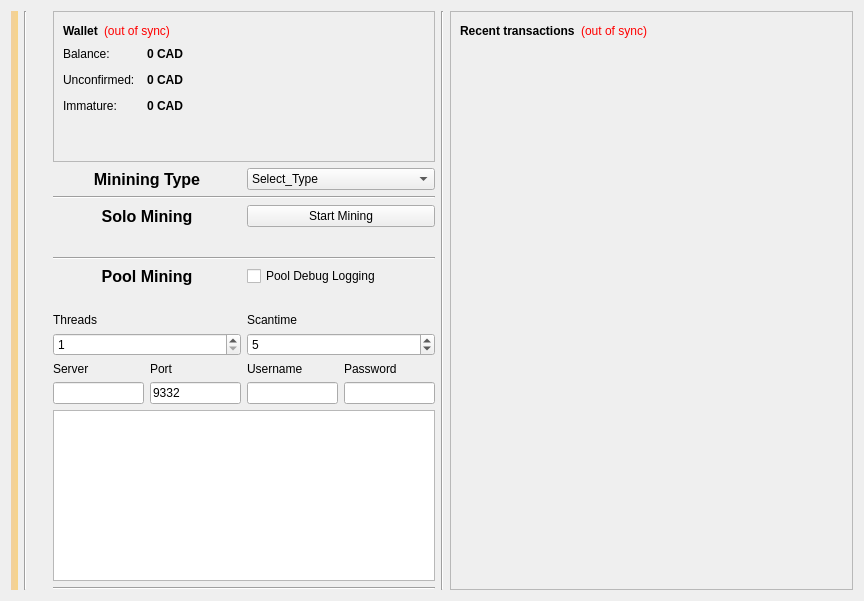
<?xml version="1.0" encoding="UTF-8"?>
<ui version="4.0">
 <class>OverviewPage</class>
 <widget class="QWidget" name="OverviewPage">
  <property name="geometry">
   <rect>
    <x>0</x>
    <y>0</y>
    <width>864</width>
    <height>601</height>
   </rect>
  </property>
  <property name="windowTitle">
   <string>Form</string>
  </property>
  <layout class="QGridLayout" name="gridLayout_3">
   <item row="0" column="3">
    <layout class="QGridLayout" name="gridLayout_2">
     <item row="11" column="1">
      <layout class="QHBoxLayout" name="horizontalLayout_11">
       <item>
        <widget class="QLabel" name="label_6">
         <property name="font">
          <font>
           <pointsize>12</pointsize>
           <weight>75</weight>
           <bold>true</bold>
          </font>
         </property>
         <property name="text">
          <string>Pool Mining</string>
         </property>
         <property name="alignment">
          <set>Qt::AlignCenter</set>
         </property>
        </widget>
       </item>
       <item>
        <widget class="QCheckBox" name="debugCheckBox">
         <property name="text">
          <string>Pool Debug Logging</string>
         </property>
        </widget>
       </item>
      </layout>
     </item>
     <item row="8" column="1">
      <layout class="QHBoxLayout" name="horizontalLayout_7">
       <item>
        <widget class="QLabel" name="miningspeed">
         <property name="font">
          <font>
           <pointsize>12</pointsize>
          </font>
         </property>
         <property name="text">
          <string/>
         </property>
        </widget>
       </item>
       <item>
        <widget class="QLabel" name="Dificulty">
         <property name="font">
          <font>
           <pointsize>10</pointsize>
          </font>
         </property>
         <property name="text">
          <string/>
         </property>
        </widget>
       </item>
      </layout>
     </item>
     <item row="7" column="1">
      <layout class="QHBoxLayout" name="horizontalLayout_10">
       <item>
        <widget class="QLabel" name="label_2">
         <property name="sizePolicy">
          <sizepolicy hsizetype="Preferred" vsizetype="Preferred">
           <horstretch>0</horstretch>
           <verstretch>0</verstretch>
          </sizepolicy>
         </property>
         <property name="font">
          <font>
           <pointsize>12</pointsize>
           <weight>75</weight>
           <italic>false</italic>
           <bold>true</bold>
          </font>
         </property>
         <property name="mouseTracking">
          <bool>false</bool>
         </property>
         <property name="text">
          <string>Solo Mining</string>
         </property>
         <property name="alignment">
          <set>Qt::AlignCenter</set>
         </property>
        </widget>
       </item>
       <item>
        <widget class="QPushButton" name="startButton">
         <property name="sizePolicy">
          <sizepolicy hsizetype="Preferred" vsizetype="Preferred">
           <horstretch>0</horstretch>
           <verstretch>0</verstretch>
          </sizepolicy>
         </property>
         <property name="text">
          <string>Start Mining</string>
         </property>
        </widget>
       </item>
      </layout>
     </item>
     <item row="12" column="1">
      <layout class="QVBoxLayout" name="verticalLayout_5">
       <item>
        <layout class="QHBoxLayout" name="horizontalLayout">
         <item>
          <widget class="QLabel" name="mineSpeedLabel">
           <property name="font">
            <font>
             <pointsize>10</pointsize>
             <weight>50</weight>
             <bold>false</bold>
            </font>
           </property>
           <property name="text">
            <string/>
           </property>
          </widget>
         </item>
         <item>
          <widget class="QLabel" name="shareCount">
           <property name="sizePolicy">
            <sizepolicy hsizetype="Preferred" vsizetype="Preferred">
             <horstretch>0</horstretch>
             <verstretch>0</verstretch>
            </sizepolicy>
           </property>
           <property name="font">
            <font>
             <pointsize>10</pointsize>
             <weight>50</weight>
             <bold>false</bold>
            </font>
           </property>
           <property name="text">
            <string/>
           </property>
           <property name="textFormat">
            <enum>Qt::RichText</enum>
           </property>
           <property name="scaledContents">
            <bool>false</bool>
           </property>
          </widget>
         </item>
        </layout>
       </item>
      </layout>
     </item>
     <item row="20" column="1">
      <widget class="Line" name="line_5">
       <property name="orientation">
        <enum>Qt::Horizontal</enum>
       </property>
      </widget>
     </item>
     <item row="6" column="1">
      <widget class="Line" name="line">
       <property name="orientation">
        <enum>Qt::Horizontal</enum>
       </property>
      </widget>
     </item>
     <item row="18" column="1">
      <widget class="QListWidget" name="list">
       <property name="autoScrollMargin">
        <number>100000</number>
       </property>
       <property name="dragDropMode">
        <enum>QAbstractItemView::DragOnly</enum>
       </property>
       <property name="selectionMode">
        <enum>QAbstractItemView::NoSelection</enum>
       </property>
       <property name="movement">
        <enum>QListView::Snap</enum>
       </property>
       <property name="batchSize">
        <number>10</number>
       </property>
      </widget>
     </item>
     <item row="0" column="1">
      <spacer name="verticalSpacer_3">
       <property name="orientation">
        <enum>Qt::Vertical</enum>
       </property>
       <property name="sizeHint" stdset="0">
        <size>
         <width>2</width>
         <height>3</height>
        </size>
       </property>
      </spacer>
     </item>
     <item row="16" column="1">
      <layout class="QHBoxLayout" name="horizontalLayout_9">
       <item>
        <widget class="QLineEdit" name="serverLine">
         <property name="enabled">
          <bool>true</bool>
         </property>
        </widget>
       </item>
       <item>
        <widget class="QLineEdit" name="portLine">
         <property name="enabled">
          <bool>true</bool>
         </property>
         <property name="text">
          <string>9332</string>
         </property>
         <property name="value" stdset="0">
          <number>9332</number>
         </property>
        </widget>
       </item>
       <item>
        <widget class="QLineEdit" name="usernameLine">
         <property name="enabled">
          <bool>true</bool>
         </property>
         <property name="text">
          <string/>
         </property>
        </widget>
       </item>
       <item>
        <widget class="QLineEdit" name="passwordLine">
         <property name="enabled">
          <bool>true</bool>
         </property>
        </widget>
       </item>
      </layout>
     </item>
     <item row="15" column="1">
      <layout class="QHBoxLayout" name="horizontalLayout_8">
       <item>
        <widget class="QLabel" name="serverLabel">
         <property name="enabled">
          <bool>true</bool>
         </property>
         <property name="text">
          <string>Server</string>
         </property>
        </widget>
       </item>
       <item>
        <widget class="QLabel" name="portLabel">
         <property name="enabled">
          <bool>true</bool>
         </property>
         <property name="text">
          <string>Port</string>
         </property>
        </widget>
       </item>
       <item>
        <widget class="QLabel" name="usernameLabel">
         <property name="enabled">
          <bool>true</bool>
         </property>
         <property name="text">
          <string>Username</string>
         </property>
        </widget>
       </item>
       <item>
        <widget class="QLabel" name="passwordLabel">
         <property name="enabled">
          <bool>true</bool>
         </property>
         <property name="text">
          <string>Password</string>
         </property>
        </widget>
       </item>
      </layout>
     </item>
     <item row="13" column="1">
      <layout class="QHBoxLayout" name="horizontalLayout_5">
       <item>
        <widget class="QLabel" name="threadsLabel">
         <property name="enabled">
          <bool>true</bool>
         </property>
         <property name="text">
          <string>Threads</string>
         </property>
        </widget>
       </item>
       <item>
        <widget class="QLabel" name="scantimeLabel">
         <property name="enabled">
          <bool>true</bool>
         </property>
         <property name="layoutDirection">
          <enum>Qt::LeftToRight</enum>
         </property>
         <property name="text">
          <string>Scantime</string>
         </property>
        </widget>
       </item>
      </layout>
     </item>
     <item row="14" column="1">
      <layout class="QHBoxLayout" name="horizontalLayout_6">
       <item>
        <widget class="QSpinBox" name="threadsBox">
         <property name="enabled">
          <bool>true</bool>
         </property>
         <property name="minimum">
          <number>1</number>
         </property>
         <property name="maximum">
          <number>99</number>
         </property>
         <property name="singleStep">
          <number>1</number>
         </property>
        </widget>
       </item>
       <item>
        <widget class="QSpinBox" name="scantimeBox">
         <property name="enabled">
          <bool>true</bool>
         </property>
         <property name="minimum">
          <number>1</number>
         </property>
         <property name="value">
          <number>5</number>
         </property>
        </widget>
       </item>
      </layout>
     </item>
     <item row="10" column="1">
      <widget class="Line" name="line_4">
       <property name="orientation">
        <enum>Qt::Horizontal</enum>
       </property>
      </widget>
     </item>
     <item row="1" column="0">
      <spacer name="verticalSpacer_4">
       <property name="orientation">
        <enum>Qt::Vertical</enum>
       </property>
       <property name="sizeHint" stdset="0">
        <size>
         <width>20</width>
         <height>40</height>
        </size>
       </property>
      </spacer>
     </item>
     <item row="5" column="1">
      <layout class="QHBoxLayout" name="horizontalLayout_12">
       <item>
        <widget class="QLabel" name="label_7">
         <property name="font">
          <font>
           <pointsize>12</pointsize>
           <weight>75</weight>
           <bold>true</bold>
          </font>
         </property>
         <property name="frameShape">
          <enum>QFrame::NoFrame</enum>
         </property>
         <property name="text">
          <string>Minining Type</string>
         </property>
         <property name="alignment">
          <set>Qt::AlignCenter</set>
         </property>
        </widget>
       </item>
       <item>
        <widget class="QComboBox" name="typeBox">
         <property name="editable">
          <bool>false</bool>
         </property>
         <property name="currentIndex">
          <number>0</number>
         </property>
         <property name="sizeAdjustPolicy">
          <enum>QComboBox::AdjustToContentsOnFirstShow</enum>
         </property>
         <property name="frame">
          <bool>true</bool>
         </property>
         <item>
          <property name="text">
           <string>Select_Type</string>
          </property>
         </item>
         <item>
          <property name="text">
           <string>Solo Mining</string>
          </property>
         </item>
         <item>
          <property name="text">
           <string>Pool Mining</string>
          </property>
         </item>
        </widget>
       </item>
      </layout>
     </item>
     <item row="1" column="1">
      <widget class="QFrame" name="frame">
       <property name="frameShape">
        <enum>QFrame::StyledPanel</enum>
       </property>
       <property name="frameShadow">
        <enum>QFrame::Raised</enum>
       </property>
       <layout class="QVBoxLayout" name="verticalLayout_4">
        <item>
         <layout class="QHBoxLayout" name="horizontalLayout_4">
          <item>
           <widget class="QLabel" name="label_5">
            <property name="font">
             <font>
              <weight>75</weight>
              <bold>true</bold>
             </font>
            </property>
            <property name="text">
             <string>Wallet</string>
            </property>
           </widget>
          </item>
          <item>
           <widget class="QLabel" name="labelWalletStatus">
            <property name="toolTip">
             <string>The displayed information may be out of date. Your wallet automatically synchronizes with the Cadcoin network after a connection is established, but this process has not completed yet.</string>
            </property>
            <property name="styleSheet">
             <string notr="true">QLabel { color: red; }</string>
            </property>
            <property name="text">
             <string notr="true">(out of sync)</string>
            </property>
            <property name="alignment">
             <set>Qt::AlignLeading|Qt::AlignLeft|Qt::AlignVCenter</set>
            </property>
           </widget>
          </item>
          <item>
           <spacer name="horizontalSpacer_2">
            <property name="orientation">
             <enum>Qt::Horizontal</enum>
            </property>
            <property name="sizeHint" stdset="0">
             <size>
              <width>40</width>
              <height>20</height>
             </size>
            </property>
           </spacer>
          </item>
         </layout>
        </item>
        <item>
         <layout class="QFormLayout" name="formLayout_2">
          <property name="fieldGrowthPolicy">
           <enum>QFormLayout::AllNonFixedFieldsGrow</enum>
          </property>
          <property name="horizontalSpacing">
           <number>12</number>
          </property>
          <property name="verticalSpacing">
           <number>12</number>
          </property>
          <item row="0" column="0">
           <widget class="QLabel" name="label">
            <property name="text">
             <string>Balance:</string>
            </property>
           </widget>
          </item>
          <item row="0" column="1">
           <widget class="QLabel" name="labelBalance">
            <property name="font">
             <font>
              <weight>75</weight>
              <bold>true</bold>
             </font>
            </property>
            <property name="cursor">
             <cursorShape>IBeamCursor</cursorShape>
            </property>
            <property name="toolTip">
             <string>Your current balance</string>
            </property>
            <property name="text">
             <string notr="true">0 CAD</string>
            </property>
            <property name="textInteractionFlags">
             <set>Qt::LinksAccessibleByMouse|Qt::TextSelectableByKeyboard|Qt::TextSelectableByMouse</set>
            </property>
           </widget>
          </item>
          <item row="1" column="0">
           <widget class="QLabel" name="label_3">
            <property name="text">
             <string>Unconfirmed:</string>
            </property>
           </widget>
          </item>
          <item row="1" column="1">
           <widget class="QLabel" name="labelUnconfirmed">
            <property name="font">
             <font>
              <weight>75</weight>
              <bold>true</bold>
             </font>
            </property>
            <property name="cursor">
             <cursorShape>IBeamCursor</cursorShape>
            </property>
            <property name="toolTip">
             <string>Total of transactions that have yet to be confirmed, and do not yet count toward the current balance</string>
            </property>
            <property name="text">
             <string notr="true">0 CAD</string>
            </property>
            <property name="textInteractionFlags">
             <set>Qt::LinksAccessibleByMouse|Qt::TextSelectableByKeyboard|Qt::TextSelectableByMouse</set>
            </property>
           </widget>
          </item>
          <item row="2" column="0">
           <widget class="QLabel" name="labelImmatureText">
            <property name="text">
             <string>Immature:</string>
            </property>
           </widget>
          </item>
          <item row="2" column="1">
           <widget class="QLabel" name="labelImmature">
            <property name="font">
             <font>
              <weight>75</weight>
              <bold>true</bold>
             </font>
            </property>
            <property name="toolTip">
             <string>Mined balance that has not yet matured</string>
            </property>
            <property name="text">
             <string notr="true">0 CAD</string>
            </property>
            <property name="textInteractionFlags">
             <set>Qt::LinksAccessibleByMouse|Qt::TextSelectableByKeyboard|Qt::TextSelectableByMouse</set>
            </property>
           </widget>
          </item>
         </layout>
        </item>
        <item>
         <spacer name="horizontalSpacer_5">
          <property name="orientation">
           <enum>Qt::Horizontal</enum>
          </property>
          <property name="sizeType">
           <enum>QSizePolicy::Maximum</enum>
          </property>
          <property name="sizeHint" stdset="0">
           <size>
            <width>250</width>
            <height>20</height>
           </size>
          </property>
         </spacer>
        </item>
        <item>
         <spacer name="verticalSpacer">
          <property name="orientation">
           <enum>Qt::Vertical</enum>
          </property>
          <property name="sizeHint" stdset="0">
           <size>
            <width>20</width>
            <height>40</height>
           </size>
          </property>
         </spacer>
        </item>
       </layout>
      </widget>
     </item>
    </layout>
   </item>
   <item row="0" column="5">
    <widget class="Line" name="line_3">
     <property name="orientation">
      <enum>Qt::Vertical</enum>
     </property>
    </widget>
   </item>
   <item row="0" column="6">
    <layout class="QVBoxLayout" name="verticalLayout_3">
     <item>
      <widget class="QFrame" name="frame_2">
       <property name="frameShape">
        <enum>QFrame::StyledPanel</enum>
       </property>
       <property name="frameShadow">
        <enum>QFrame::Raised</enum>
       </property>
       <layout class="QVBoxLayout" name="verticalLayout">
        <item>
         <layout class="QHBoxLayout" name="horizontalLayout_2">
          <item>
           <widget class="QLabel" name="label_4">
            <property name="text">
             <string>&lt;b&gt;Recent transactions&lt;/b&gt;</string>
            </property>
           </widget>
          </item>
          <item>
           <widget class="QLabel" name="labelTransactionsStatus">
            <property name="toolTip">
             <string>The displayed information may be out of date. Your wallet automatically synchronizes with the Cadcoin network after a connection is established, but this process has not completed yet.</string>
            </property>
            <property name="styleSheet">
             <string notr="true">QLabel { color: red; }</string>
            </property>
            <property name="text">
             <string notr="true">(out of sync)</string>
            </property>
            <property name="alignment">
             <set>Qt::AlignRight|Qt::AlignTrailing|Qt::AlignVCenter</set>
            </property>
           </widget>
          </item>
          <item>
           <spacer name="horizontalSpacer">
            <property name="orientation">
             <enum>Qt::Horizontal</enum>
            </property>
            <property name="sizeHint" stdset="0">
             <size>
              <width>40</width>
              <height>20</height>
             </size>
            </property>
           </spacer>
          </item>
         </layout>
        </item>
        <item>
         <spacer name="horizontalSpacer_3">
          <property name="orientation">
           <enum>Qt::Horizontal</enum>
          </property>
          <property name="sizeType">
           <enum>QSizePolicy::Maximum</enum>
          </property>
          <property name="sizeHint" stdset="0">
           <size>
            <width>450</width>
            <height>20</height>
           </size>
          </property>
         </spacer>
        </item>
        <item>
         <widget class="QListView" name="listTransactions">
          <property name="styleSheet">
           <string notr="true">QListView { background: transparent; }</string>
          </property>
          <property name="frameShape">
           <enum>QFrame::NoFrame</enum>
          </property>
          <property name="verticalScrollBarPolicy">
           <enum>Qt::ScrollBarAlwaysOff</enum>
          </property>
          <property name="horizontalScrollBarPolicy">
           <enum>Qt::ScrollBarAlwaysOff</enum>
          </property>
          <property name="selectionMode">
           <enum>QAbstractItemView::NoSelection</enum>
          </property>
         </widget>
        </item>
       </layout>
      </widget>
     </item>
     <item>
      <spacer name="verticalSpacer_2">
       <property name="orientation">
        <enum>Qt::Vertical</enum>
       </property>
       <property name="sizeType">
        <enum>QSizePolicy::Fixed</enum>
       </property>
       <property name="sizeHint" stdset="0">
        <size>
         <width>2</width>
         <height>0</height>
        </size>
       </property>
      </spacer>
     </item>
    </layout>
   </item>
   <item row="0" column="0">
    <widget class="QLabel" name="labelAlerts">
     <property name="visible">
      <bool>true</bool>
     </property>
     <property name="styleSheet">
      <string notr="true">background-color: qlineargradient(x1: 0, y1: 0, x2: 1, y2: 0, stop:0 #F0D0A0, stop:1 #F8D488); color:#000000;</string>
     </property>
     <property name="wordWrap">
      <bool>true</bool>
     </property>
     <property name="margin">
      <number>3</number>
     </property>
    </widget>
   </item>
   <item row="0" column="1">
    <widget class="Line" name="line_2">
     <property name="orientation">
      <enum>Qt::Vertical</enum>
     </property>
    </widget>
   </item>
  </layout>
 </widget>
 <resources/>
 <connections/>
</ui>
